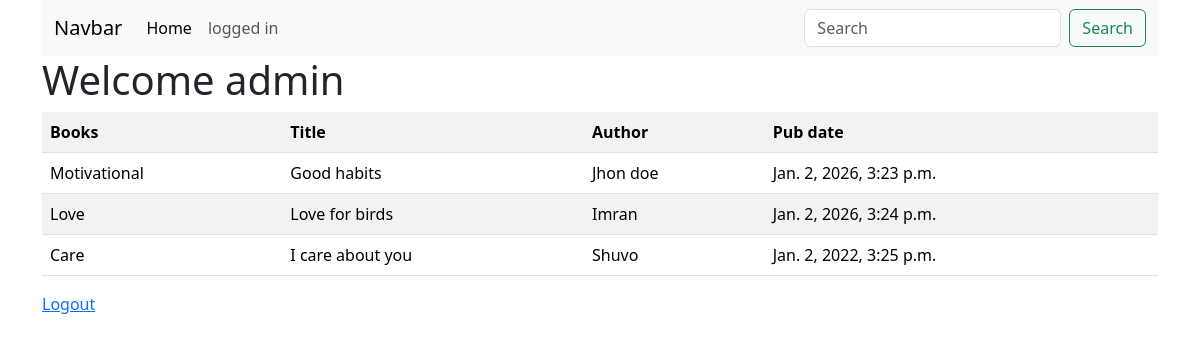
The app's page / (signed in) with its own data.
### myapp/models.py (models this page shows, shortened)
class Books(models.Model):
    books = models.CharField(max_length=200)
    title = models.CharField(max_length=250)
    author = models.CharField(max_length=200)
    pub_date = models.DateTimeField()

### myapp/views.py (the view)
# urls.py: path('', views.index, name='home'),
def index(request):
    if not request.user.is_authenticated:
        return redirect('/login')
    mybooks = {
        'all_book': Books.objects.all()
    }
    return render(request, 'index.html', mybooks)

### template/index.html (shortened to what this page needs)
{% extends "base.html" %}
{% block login %}logged in{% endblock login %}
{% block body %}
<div class="container">
    <h1>Welcome {{request.user}}</h1>
    <table class="table table-striped">
        <tr>
            <th>Books</th>
            <th>Title</th>
            <th>Author</th>
            <th>Pub date</th>
        </tr>
        {% if all_book %}
            {% for book in all_book %}
                <tr>
                    <td>{{book.books}}</td>
                    <td>{{book.title}}</td>
                    <td>{{book.author}}</td>
                    <td>{{book.pub_date}}</td>
                </tr>
            {% endfor %}
        {% endif %}
    </table>
    <a href="/logout">Logout</a>
</div>
{% endblock body %}

### template/base.html (shortened to what this page needs)
<!DOCTYPE html>
<html lang="en">
<head>
    <link href="https://cdn.jsdelivr.net/npm/bootstrap@5.3.8/dist/css/bootstrap.min.css" rel="stylesheet">
</head>
<body>
    <div class="container">
        <nav class="navbar navbar-expand-lg bg-body-tertiary">
        <div class="container-fluid">
            <a class="navbar-brand" href="/">Navbar</a>
            <div class="collapse navbar-collapse" id="navbarSupportedContent">
                <ul class="navbar-nav me-auto mb-2 mb-lg-0">
                    <li class="nav-item">
                        <a class="nav-link active" aria-current="page" href="/">Home</a>
                    </li>
                    <li class="nav-item">
                        <a class="nav-link" href="/login">{% block login %}login{% endblock login %}</a>
                    </li>
                </ul>
                <form class="d-flex" role="search">
                    <input class="form-control me-2" type="search" placeholder="Search" aria-label="Search" />
                    <button class="btn btn-outline-success" type="submit">Search</button>
                </form>
            </div>
        </div>
    </nav>
    </div>
    {% block body %}{% endblock body %}
</body>
</html>

### records on screen
Books: books "Motivational", title "Good habits", author "Jhon doe", pub_date "Jan. 2, 2026, 3:23 p.m."
Books: books "Love", title "Love for birds", author "Imran", pub_date "Jan. 2, 2026, 3:24 p.m."
Books: books "Care", title "I care about you", author "Shuvo", pub_date "Jan. 2, 2022, 3:25 p.m."

### other values on screen
{{ request.user }} "admin"
